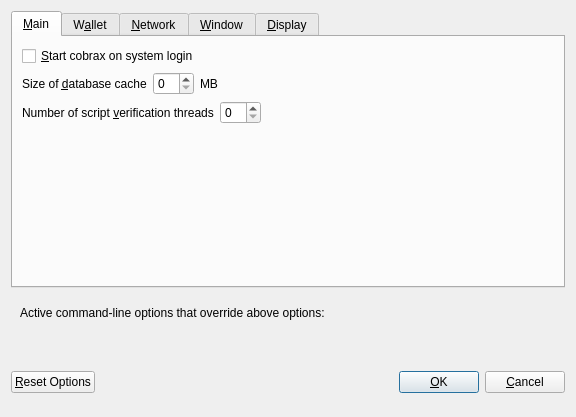
<?xml version="1.0" encoding="UTF-8"?>
<ui version="4.0">
 <class>OptionsDialog</class>
 <widget class="QDialog" name="OptionsDialog">
  <property name="geometry">
   <rect>
    <x>0</x>
    <y>0</y>
    <width>576</width>
    <height>417</height>
   </rect>
  </property>
  <property name="windowTitle">
   <string>Options</string>
  </property>
  <property name="modal">
   <bool>true</bool>
  </property>
  <layout class="QVBoxLayout" name="verticalLayout">
   <item>
    <widget class="QTabWidget" name="tabWidget">
     <property name="currentIndex">
      <number>0</number>
     </property>
     <widget class="QWidget" name="tabMain">
      <attribute name="title">
       <string>&amp;Main</string>
      </attribute>
      <layout class="QVBoxLayout" name="verticalLayout_Main">
       <item>
        <widget class="QCheckBox" name="bitcoinAtStartup">
         <property name="toolTip">
          <string>Automatically start cobrax after logging in to the system.</string>
         </property>
         <property name="text">
          <string>&amp;Start cobrax on system login</string>
         </property>
        </widget>
       </item>
       <item>
        <layout class="QHBoxLayout" name="horizontalLayout_2_Main">
         <item>
          <widget class="QLabel" name="databaseCacheLabel">
           <property name="text">
            <string>Size of &amp;database cache</string>
           </property>
           <property name="textFormat">
            <enum>Qt::PlainText</enum>
           </property>
           <property name="buddy">
            <cstring>databaseCache</cstring>
           </property>
          </widget>
         </item>
         <item>
          <widget class="QSpinBox" name="databaseCache"/>
         </item>
         <item>
          <widget class="QLabel" name="databaseCacheUnitLabel">
           <property name="text">
            <string>MB</string>
           </property>
           <property name="textFormat">
            <enum>Qt::PlainText</enum>
           </property>
          </widget>
         </item>
         <item>
          <spacer name="horizontalSpacer_2_Main">
           <property name="orientation">
            <enum>Qt::Horizontal</enum>
           </property>
           <property name="sizeHint" stdset="0">
            <size>
             <width>40</width>
             <height>20</height>
            </size>
           </property>
          </spacer>
         </item>
        </layout>
       </item>
       <item>
        <layout class="QHBoxLayout" name="horizontalLayout_3_Main">
         <item>
          <widget class="QLabel" name="threadsScriptVerifLabel">
           <property name="text">
            <string>Number of script &amp;verification threads</string>
           </property>
           <property name="textFormat">
            <enum>Qt::PlainText</enum>
           </property>
           <property name="buddy">
            <cstring>threadsScriptVerif</cstring>
           </property>
          </widget>
         </item>
         <item>
          <widget class="QSpinBox" name="threadsScriptVerif">
           <property name="toolTip">
            <string>(0 = auto, &lt;0 = leave that many cores free)</string>
           </property>
          </widget>
         </item>
         <item>
          <spacer name="horizontalSpacer_3_Main">
           <property name="orientation">
            <enum>Qt::Horizontal</enum>
           </property>
           <property name="sizeHint" stdset="0">
            <size>
             <width>40</width>
             <height>20</height>
            </size>
           </property>
          </spacer>
         </item>
        </layout>
       </item>
       <item>
        <spacer name="verticalSpacer_Main">
         <property name="orientation">
          <enum>Qt::Vertical</enum>
         </property>
         <property name="sizeHint" stdset="0">
          <size>
           <width>20</width>
           <height>40</height>
          </size>
         </property>
        </spacer>
       </item>
      </layout>
     </widget>
     <widget class="QWidget" name="tabWallet">
      <attribute name="title">
       <string>W&amp;allet</string>
      </attribute>
      <layout class="QVBoxLayout" name="verticalLayout_Wallet">
       <item>
        <widget class="QGroupBox" name="groupBox">
         <property name="title">
          <string>Expert</string>
         </property>
         <layout class="QVBoxLayout" name="verticalLayout_2">
          <item>
           <widget class="QCheckBox" name="coinControlFeatures">
            <property name="toolTip">
             <string>Whether to show coin control features or not.</string>
            </property>
            <property name="text">
             <string>Enable coin &amp;control features</string>
            </property>
           </widget>
          </item>
          <item>
           <widget class="QCheckBox" name="showMasternodesTab">
            <property name="toolTip">
             <string>Show additional tab listing all your masternodes in first sub-tab&lt;br/&gt;and all masternodes on the network in second sub-tab.</string>
            </property>
            <property name="text">
             <string>Show Masternodes Tab</string>
            </property>
           </widget>
          </item>
          <item>
           <widget class="QCheckBox" name="spendZeroConfChange">
            <property name="toolTip">
             <string>If you disable the spending of unconfirmed change, the change from a transaction&lt;br/&gt;cannot be used until that transaction has at least one confirmation.&lt;br/&gt;This also affects how your balance is computed.</string>
            </property>
            <property name="text">
             <string>&amp;Spend unconfirmed change</string>
            </property>
           </widget>
          </item>
         </layout>
        </widget>
       </item>
       <item>
        <spacer name="verticalSpacer_Wallet">
         <property name="orientation">
          <enum>Qt::Vertical</enum>
         </property>
         <property name="sizeHint" stdset="0">
          <size>
           <width>20</width>
           <height>40</height>
          </size>
         </property>
        </spacer>
       </item>
      </layout>
     </widget>
     <widget class="QWidget" name="tabNetwork">
      <attribute name="title">
       <string>&amp;Network</string>
      </attribute>
      <layout class="QVBoxLayout" name="verticalLayout_Network">
       <item>
        <widget class="QCheckBox" name="mapPortUpnp">
         <property name="toolTip">
          <string>Automatically open the cobrax client port on the router. This only works when your router supports UPnP and it is enabled.</string>
         </property>
         <property name="text">
          <string>Map port using &amp;UPnP</string>
         </property>
        </widget>
       </item>
       <item>
        <widget class="QCheckBox" name="allowIncoming">
         <property name="toolTip">
          <string>Accept connections from outside</string>
         </property>
         <property name="text">
          <string>Allow incoming connections</string>
         </property>
        </widget>
       </item>
       <item>
        <widget class="QCheckBox" name="connectSocks">
         <property name="toolTip">
          <string>Connect to the cobrax network through a SOCKS5 proxy.</string>
         </property>
         <property name="text">
          <string>&amp;Connect through SOCKS5 proxy (default proxy):</string>
         </property>
        </widget>
       </item>
       <item>
        <layout class="QHBoxLayout" name="horizontalLayout_1_Network">
         <item>
          <widget class="QLabel" name="proxyIpLabel">
           <property name="text">
            <string>Proxy &amp;IP:</string>
           </property>
           <property name="textFormat">
            <enum>Qt::PlainText</enum>
           </property>
           <property name="buddy">
            <cstring>proxyIp</cstring>
           </property>
          </widget>
         </item>
         <item>
          <widget class="QValidatedLineEdit" name="proxyIp">
           <property name="minimumSize">
            <size>
             <width>140</width>
             <height>0</height>
            </size>
           </property>
           <property name="maximumSize">
            <size>
             <width>140</width>
             <height>16777215</height>
            </size>
           </property>
           <property name="toolTip">
            <string>IP address of the proxy (e.g. IPv4: 127.0.0.1 / IPv6: ::1)</string>
           </property>
          </widget>
         </item>
         <item>
          <widget class="QLabel" name="proxyPortLabel">
           <property name="text">
            <string>&amp;Port:</string>
           </property>
           <property name="textFormat">
            <enum>Qt::PlainText</enum>
           </property>
           <property name="buddy">
            <cstring>proxyPort</cstring>
           </property>
          </widget>
         </item>
         <item>
          <widget class="QLineEdit" name="proxyPort">
           <property name="minimumSize">
            <size>
             <width>55</width>
             <height>0</height>
            </size>
           </property>
           <property name="maximumSize">
            <size>
             <width>55</width>
             <height>16777215</height>
            </size>
           </property>
           <property name="toolTip">
            <string>Port of the proxy (e.g. 9050)</string>
           </property>
          </widget>
         </item>
         <item>
          <spacer name="horizontalSpacer_1_Network">
           <property name="orientation">
            <enum>Qt::Horizontal</enum>
           </property>
           <property name="sizeHint" stdset="0">
            <size>
             <width>40</width>
             <height>20</height>
            </size>
           </property>
          </spacer>
         </item>
        </layout>
       </item>
       <item>
        <spacer name="verticalSpacer_Network">
         <property name="orientation">
          <enum>Qt::Vertical</enum>
         </property>
         <property name="sizeHint" stdset="0">
          <size>
           <width>20</width>
           <height>40</height>
          </size>
         </property>
        </spacer>
       </item>
      </layout>
     </widget>
     <widget class="QWidget" name="tabWindow">
      <attribute name="title">
       <string>&amp;Window</string>
      </attribute>
      <layout class="QVBoxLayout" name="verticalLayout_Window">
       <item>
        <widget class="QCheckBox" name="minimizeToTray">
         <property name="toolTip">
          <string>Show only a tray icon after minimizing the window.</string>
         </property>
         <property name="text">
          <string>&amp;Minimize to the tray instead of the taskbar</string>
         </property>
        </widget>
       </item>
       <item>
        <widget class="QCheckBox" name="minimizeOnClose">
         <property name="toolTip">
          <string>Minimize instead of exit the application when the window is closed. When this option is enabled, the application will be closed only after selecting Quit in the menu.</string>
         </property>
         <property name="text">
          <string>M&amp;inimize on close</string>
         </property>
        </widget>
       </item>
       <item>
        <spacer name="verticalSpacer_Window">
         <property name="orientation">
          <enum>Qt::Vertical</enum>
         </property>
         <property name="sizeHint" stdset="0">
          <size>
           <width>20</width>
           <height>40</height>
          </size>
         </property>
        </spacer>
       </item>
      </layout>
     </widget>
     <widget class="QWidget" name="tabDisplay">
      <attribute name="title">
       <string>&amp;Display</string>
      </attribute>
      <layout class="QVBoxLayout" name="verticalLayout_Display">
       <item>
        <layout class="QHBoxLayout" name="horizontalLayout_1_Display">
         <item>
          <widget class="QLabel" name="langLabel">
           <property name="text">
            <string>User Interface &amp;language:</string>
           </property>
           <property name="textFormat">
            <enum>Qt::PlainText</enum>
           </property>
           <property name="buddy">
            <cstring>lang</cstring>
           </property>
          </widget>
         </item>
         <item>
          <widget class="QValueComboBox" name="lang">
           <property name="toolTip">
            <string>The user interface language can be set here. This setting will take effect after restarting cobrax.</string>
           </property>
          </widget>
         </item>
        </layout>
       </item>
       <item>
        <widget class="QLabel" name="label_3">
         <property name="toolTip">
          <string notr="true"/>
         </property>
         <property name="statusTip">
          <string notr="true"/>
         </property>
         <property name="whatsThis">
          <string notr="true"/>
         </property>
         <property name="accessibleName">
          <string notr="true"/>
         </property>
         <property name="text">
          <string>Language missing or translation incomplete? Help contributing translations here:
https://www.transifex.com/cobraxcoin/cobrax-project-translations</string>
         </property>
         <property name="wordWrap">
          <bool>true</bool>
         </property>
         <property name="openExternalLinks">
          <bool>true</bool>
         </property>
         <property name="textInteractionFlags">
          <set>Qt::TextBrowserInteraction</set>
         </property>
        </widget>
       </item>
       <item>
        <layout class="QHBoxLayout" name="horizontalLayout_4_Display" stretch="0,0">
         <item>
          <widget class="QLabel" name="themeLabel">
           <property name="text">
            <string>User Interface Theme:</string>
           </property>
          </widget>
         </item>
         <item>
          <widget class="QValueComboBox" name="theme"/>
         </item>
        </layout>
       </item>
       <item>
        <widget class="Line" name="line">
         <property name="orientation">
          <enum>Qt::Horizontal</enum>
         </property>
        </widget>
       </item>
       <item>
        <layout class="QHBoxLayout" name="horizontalLayout_2_Display">
         <item>
          <widget class="QLabel" name="unitLabel">
           <property name="text">
            <string>&amp;Unit to show amounts in:</string>
           </property>
           <property name="textFormat">
            <enum>Qt::PlainText</enum>
           </property>
           <property name="buddy">
            <cstring>unit</cstring>
           </property>
          </widget>
         </item>
         <item>
          <widget class="QValueComboBox" name="unit">
           <property name="toolTip">
            <string>Choose the default subdivision unit to show in the interface and when sending coins.</string>
           </property>
          </widget>
         </item>
        </layout>
       </item>
       <item>
        <layout class="QHBoxLayout" name="horizontalLayout_5_Display">
         <item>
          <widget class="QLabel" name="digitsLabel">
           <property name="text">
            <string>Decimal digits</string>
           </property>
          </widget>
         </item>
         <item>
          <widget class="QValueComboBox" name="digits"/>
         </item>
        </layout>
       </item>
       <item>
        <layout class="QHBoxLayout" name="horizontalLayout_3_Display">
         <item>
          <widget class="QLabel" name="thirdPartyTxUrlsLabel">
           <property name="toolTip">
            <string>Third party URLs (e.g. a block explorer) that appear in the transactions tab as context menu items. %s in the URL is replaced by transaction hash. Multiple URLs are separated by vertical bar |.</string>
           </property>
           <property name="text">
            <string>Third party transaction URLs</string>
           </property>
           <property name="buddy">
            <cstring>thirdPartyTxUrls</cstring>
           </property>
          </widget>
         </item>
         <item>
          <widget class="QLineEdit" name="thirdPartyTxUrls">
           <property name="toolTip">
            <string>Third party URLs (e.g. a block explorer) that appear in the transactions tab as context menu items. %s in the URL is replaced by transaction hash. Multiple URLs are separated by vertical bar |.</string>
           </property>
          </widget>
         </item>
        </layout>
       </item>
       <item>
        <spacer name="verticalSpacer">
         <property name="orientation">
          <enum>Qt::Vertical</enum>
         </property>
         <property name="sizeHint" stdset="0">
          <size>
           <width>20</width>
           <height>40</height>
          </size>
         </property>
        </spacer>
       </item>
      </layout>
     </widget>
    </widget>
   </item>
   <item>
    <widget class="QFrame" name="frame">
     <layout class="QVBoxLayout" name="verticalLayout_Bottom">
      <item>
       <layout class="QHBoxLayout" name="horizontalLayout_Bottom">
        <item>
         <widget class="QLabel" name="overriddenByCommandLineInfoLabel">
          <property name="text">
           <string>Active command-line options that override above options:</string>
          </property>
          <property name="textFormat">
           <enum>Qt::PlainText</enum>
          </property>
         </widget>
        </item>
        <item>
         <spacer name="horizontalSpacer_Bottom">
          <property name="orientation">
           <enum>Qt::Horizontal</enum>
          </property>
          <property name="sizeHint" stdset="0">
           <size>
            <width>40</width>
            <height>20</height>
           </size>
          </property>
         </spacer>
        </item>
       </layout>
      </item>
      <item>
       <widget class="QLabel" name="overriddenByCommandLineLabel">
        <property name="text">
         <string/>
        </property>
        <property name="textFormat">
         <enum>Qt::PlainText</enum>
        </property>
        <property name="wordWrap">
         <bool>true</bool>
        </property>
       </widget>
      </item>
     </layout>
    </widget>
   </item>
   <item>
    <layout class="QHBoxLayout" name="horizontalLayout_Buttons">
     <item>
      <widget class="QPushButton" name="resetButton">
       <property name="toolTip">
        <string>Reset all client options to default.</string>
       </property>
       <property name="text">
        <string>&amp;Reset Options</string>
       </property>
       <property name="autoDefault">
        <bool>false</bool>
       </property>
      </widget>
     </item>
     <item>
      <spacer name="horizontalSpacer_1">
       <property name="orientation">
        <enum>Qt::Horizontal</enum>
       </property>
       <property name="sizeHint" stdset="0">
        <size>
         <width>40</width>
         <height>48</height>
        </size>
       </property>
      </spacer>
     </item>
     <item>
      <widget class="QLabel" name="statusLabel">
       <property name="minimumSize">
        <size>
         <width>200</width>
         <height>0</height>
        </size>
       </property>
       <property name="font">
        <font>
         <weight>75</weight>
         <bold>true</bold>
        </font>
       </property>
       <property name="text">
        <string/>
       </property>
       <property name="textFormat">
        <enum>Qt::PlainText</enum>
       </property>
       <property name="wordWrap">
        <bool>true</bool>
       </property>
      </widget>
     </item>
     <item>
      <spacer name="horizontalSpacer_2">
       <property name="orientation">
        <enum>Qt::Horizontal</enum>
       </property>
       <property name="sizeHint" stdset="0">
        <size>
         <width>40</width>
         <height>48</height>
        </size>
       </property>
      </spacer>
     </item>
     <item>
      <widget class="QPushButton" name="okButton">
       <property name="text">
        <string>&amp;OK</string>
       </property>
       <property name="autoDefault">
        <bool>false</bool>
       </property>
       <property name="default">
        <bool>true</bool>
       </property>
      </widget>
     </item>
     <item>
      <widget class="QPushButton" name="cancelButton">
       <property name="text">
        <string>&amp;Cancel</string>
       </property>
       <property name="autoDefault">
        <bool>false</bool>
       </property>
      </widget>
     </item>
    </layout>
   </item>
  </layout>
 </widget>
 <customwidgets>
  <customwidget>
   <class>QValidatedLineEdit</class>
   <extends>QLineEdit</extends>
   <header>qvalidatedlineedit.h</header>
  </customwidget>
  <customwidget>
   <class>QValueComboBox</class>
   <extends>QComboBox</extends>
   <header>qvaluecombobox.h</header>
  </customwidget>
 </customwidgets>
 <resources/>
 <connections/>
</ui>
